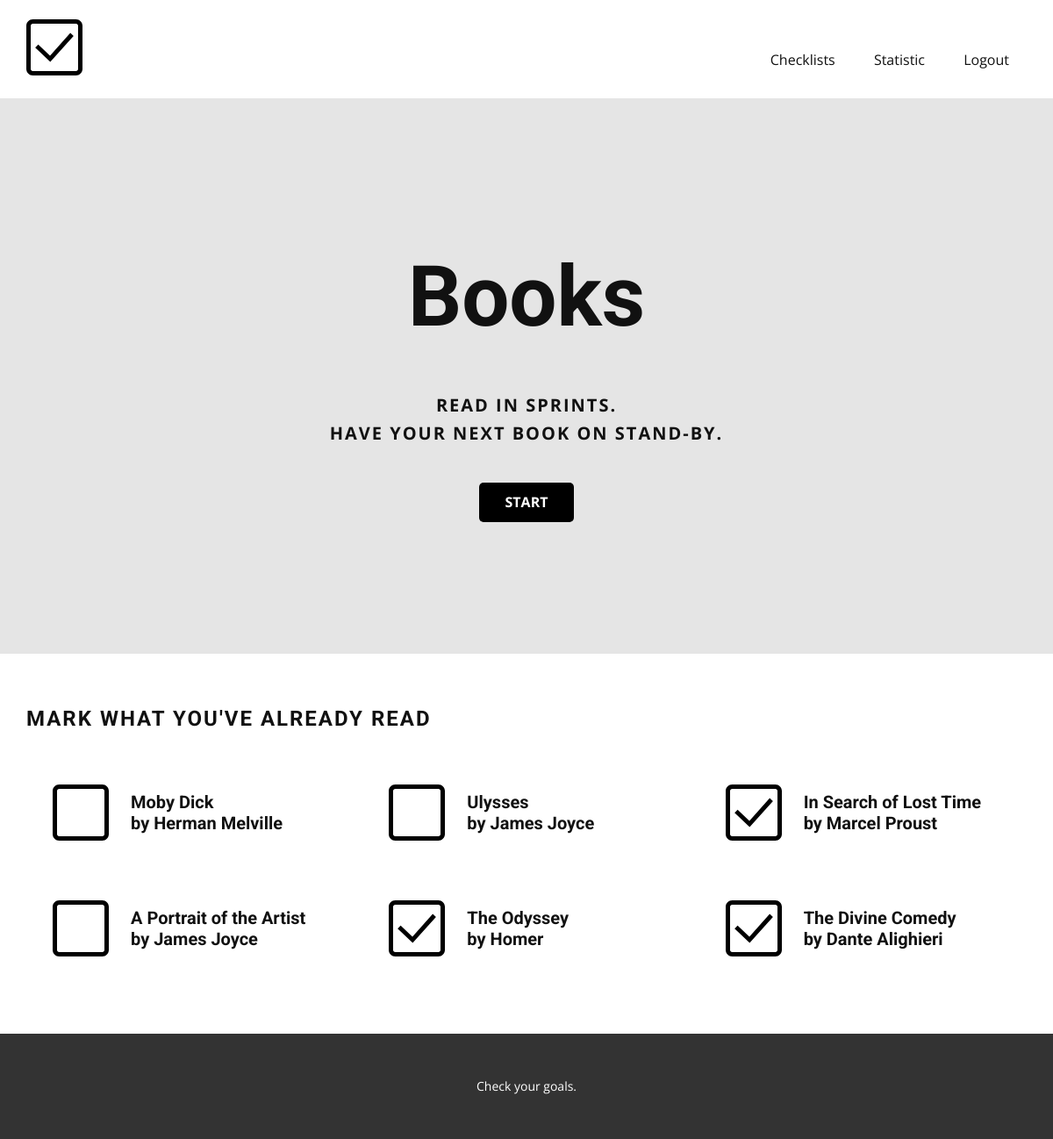
Screenshot of /checklists/books/ (signed in) with the database file from the repository.
### checklist/models.py (models this page shows, shortened)
class Book(models.Model):
   order = models.PositiveIntegerField(default=0, blank=False, null=False)
   title = models.CharField(max_length=200)
   author = models.ManyToManyField(Author)
   genre = models.ManyToManyField(B_Genre)
   class Meta(object):
      ordering = ['order']
   def display_author(self):
      return ', '.join(author.name for author in self.author.all())
   display_author.short_description = 'Author'
   def display_genre(self):
      return ', '.join(genre.genre for genre in self.genre.all()[:3])
   display_genre.short_description = 'Genre'

class Author(models.Model):
   name = models.CharField(max_length=100)
   def __str__(self):
      return self.name
   class Meta(object):
      ordering = ['name']

### checklist/views.py (the view)
# urls.py: path('books/', login_required(views.BookListView.as_view()), name='books'),
class BookListView(generic.ListView):
    model = Book
    template_name = 'books_checklist.html'

### checklist/templatetags/tags.py (called while the page is built)
@register.simple_tag
def is_read(book, user):
    a = user in [item.user for item in book.choice_set.all()]
    return a

### checklist/templates/Books_checklist.html (shortened to what this page needs)
{% extends "base_generic.html" %}
{% load static %}
{% load tags %}
{% block details %}
    <link rel="stylesheet" href="{% static 'Books.css' %}" media="screen">
{% endblock %}
{% block content %}
    <section class="u-align-center u-clearfix u-grey-10 u-section-1" src="" id="sec-889b">
        <div class="u-clearfix u-sheet u-valign-middle u-sheet-1">
            <h1 class="u-text u-title u-text-1">Books</h1>
            <p class="u-large-text u-text u-text-variant u-text-2">
                Read in sprints.<br>Have your next book on stand-by.
            </p>
            <a href="#checklist" class="u-black u-btn u-btn-round u-button-style u-radius-5 u-btn-1">START</a>
        </div>
    </section>
    <section class="u-align-left u-clearfix u-section-2" id="carousel_4e2f">
        <div class="u-clearfix u-sheet u-valign-middle u-sheet-1">
        <h5 class="u-text u-text-1">mark WHAT YOU'VE already READ</h5>
        {% if book_list %}
            <div class="u-expanded-width u-list u-repeater u-list-1">
                {% for book in book_list %}
                    <div class="u-align-left u-container-style u-list-item u-repeater-item">
                        {% is_read book user as is_book_read_by_user %}
                        <div class="u-container-layout u-similar-container u-container-layout-1 book-click chcklist-el" data-read={{ is_book_read_by_user }} data-book={{ book.id }} style="cursor:pointer;">
                            <span class="u-icon u-text-black u-icon-1 book-read" {% if not is_book_read_by_user %} style="display:none" {% endif %}>
                                <img src="{% static 'images/checkbox.svg' %}" class="u-svg-link" preserveAspectRatio="xMidYMin slice" viewBox="0 0 512.001 512.001" style="">
                            </span>
                            <span class="u-icon u-icon-1 book-unread" {% if is_book_read_by_user %} style="display:none" {% endif %}>
                                <img src="{% static 'images/empty-checkbox.svg' %}" class="u-svg-link" preserveAspectRatio="xMidYMin slice" viewBox="0 0 512.001 512.001" style="">
                            </span>
                            <h5 class="u-text u-text-4">{{ book.title }}<br>by {{book.author.all|join:", "}}</h5>
                        </div>
                    </div>
                {% endfor %}
            </div>
        {% else %}
            <p>There are no books in the library.</p>
        {% endif %}
    </section>
{% endblock %}

### checklist/templates/base_generic.html (shortened to what this page needs)
<!DOCTYPE html>
<html style="font-size: 16px;">
<head>
  {% load static %}
  <link rel="stylesheet" href="{% static 'nicepage.css' %}" media="screen">
  <link rel="stylesheet" href="{% static 'Home.css' %}" media="screen">
  {% block details %}{% endblock %}
</head>
<body class="u-body">
  {% block header %}
    <header class="u-clearfix u-header u-header" id="sec-2e38"><div class="u-clearfix u-sheet u-sheet-1">
      <a href="http://127.0.0.1:8000/checklists/" class="u-image u-logo u-image-1" data-image-width="512" data-image-height="512">
        <img src="{% static 'images/checkbox.svg' %}" class="u-logo-image u-logo-image-1" data-image-width="64">
      </a>
      <nav class="u-menu u-menu-dropdown u-offcanvas u-menu-1">
        <div class="u-custom-menu u-nav-container">
          <ul class="u-nav u-unstyled u-nav-1">
            <li class="u-nav-item">
              <a class="u-button-style u-nav-link u-text-active-palette-1-base u-text-hover-palette-2-base" href="http://127.0.0.1:8000/checklists/" style="padding: 10px 20px;">Checklists</a>
            </li>
            <li class="u-nav-item">
              <a class="u-button-style u-nav-link u-text-active-palette-1-base u-text-hover-palette-2-base" href="http://127.0.0.1:8000/checklists/stats/" style="padding: 10px 20px;">Statistic</a>
            </li>
            <li class="u-nav-item">
              {% if user.is_authenticated %}
                <a class="u-button-style u-nav-link u-text-active-palette-1-base u-text-hover-palette-2-base" href="http://127.0.0.1:8000/accounts/logout/" style="padding: 10px 20px;">Logout</a>
              {% else %}
                <a class="u-button-style u-nav-link u-text-active-palette-1-base u-text-hover-palette-2-base" href="http://127.0.0.1:8000/accounts/login/" style="padding: 10px 20px;">Login</a>
              {% endif %}
            </li>
          </ul>
        </div>
      </nav>
    </div></header>
  {% endblock %}
  {% block content %}{% endblock %}
  {% block footer %}
    <footer class="u-align-center u-clearfix u-footer u-grey-80 u-footer" id="sec-8b79">
      <div class="u-clearfix u-sheet u-sheet-1">
        <p class="u-small-text u-text u-text-variant u-text-1">Check your goals.</p>
      </div>
    </footer>
  {% endblock %}
</body>
</html>

### checklist/static/Home.css (style rules this page uses)
.u-section-1 .u-sheet-1 { min-height: 631px; }
.u-section-1 .u-text-1 { font-size: 3rem; line-height: 1.6; margin: 46px 229px 0; }
.u-section-1 .u-text-2 { text-transform: uppercase; letter-spacing: 2px; font-weight: 700; margin: 33px 229px 60px; }
.u-section-2 .u-sheet-1 { min-height: 786px; }
.u-section-2 .u-container-layout-1 { padding: 30px; }
.u-section-2 .u-icon-1 { height: 44px; width: 44px; background-image: none; color: rgb(0, 0, 0) !important; margin: 0 auto; }
.u-section-2 .u-text-1 { text-transform: uppercase; font-weight: 700; letter-spacing: 1px; font-size: 1.5rem; margin: 20px 0 0; }
.u-section-2 .u-text-4 { margin-left: 0; margin-right: 0; }

### checklist/static/Books.css (style rules this page uses)
.u-section-1 { background-image: none; }
.u-section-1 .u-sheet-1 { min-height: 633px; }
.u-section-1 .u-text-1 { font-size: 6rem; font-weight: 700; width: 448px; margin: 60px auto 0; }
.u-section-1 .u-text-2 { margin: 30px 56px 0; }
.u-section-1 .u-btn-1 { background-image: none; text-transform: uppercase; font-weight: 700; border-style: none; margin: 40px auto 60px; }
.u-section-2 .u-sheet-1 { min-height: 430px; }
.u-section-2 .u-text-1 { text-transform: uppercase; letter-spacing: 2px; margin: 60px 570px 0 0; }
.u-section-2 .u-list-1 { margin-top: 30px; margin-bottom: 59px; min-height: 255px; grid-template-columns: calc(33.3333% - 6.66667px) calc(33.3333% - 6.66667px) calc(33.3333% - 6.66667px); height: auto; grid-gap: 10px 10px; }
.u-section-2 .u-container-layout-1 { padding: 30px; }
.u-section-2 .u-icon-1 { height: 64px; width: 64px; margin: 0 auto 0 0; }
.u-section-2 .u-text-4 { font-weight: 700; margin: -56px 0 0 89px; }

### rows the page displays
Book: title "Moby Dick", author.all "Herman Melville"
Book: title "Ulysses", author.all "James Joyce"
Book: title "In Search of Lost Time", author.all "Marcel Proust"
Book: title "A Portrait of the Artist", author.all "James Joyce"
Book: title "The Odyssey", author.all "Homer"
Book: title "The Divine Comedy", author.all "Dante Alighieri"
